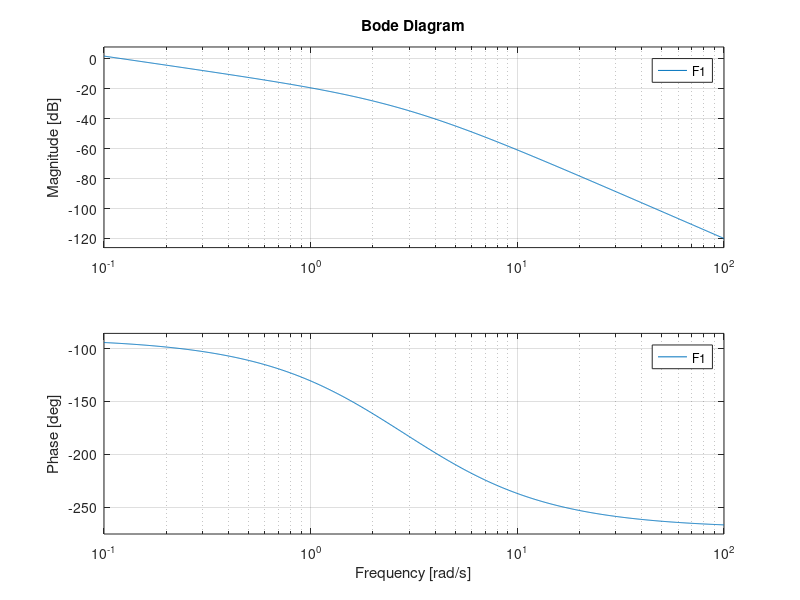
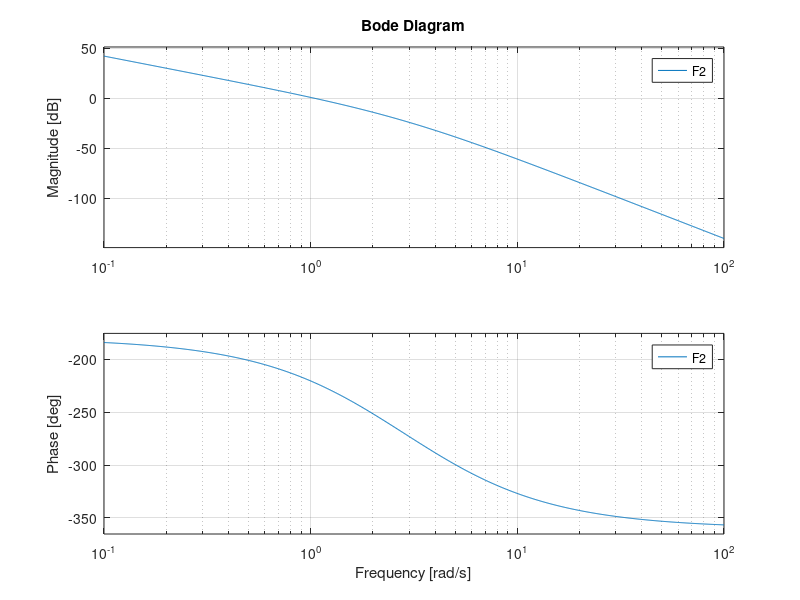
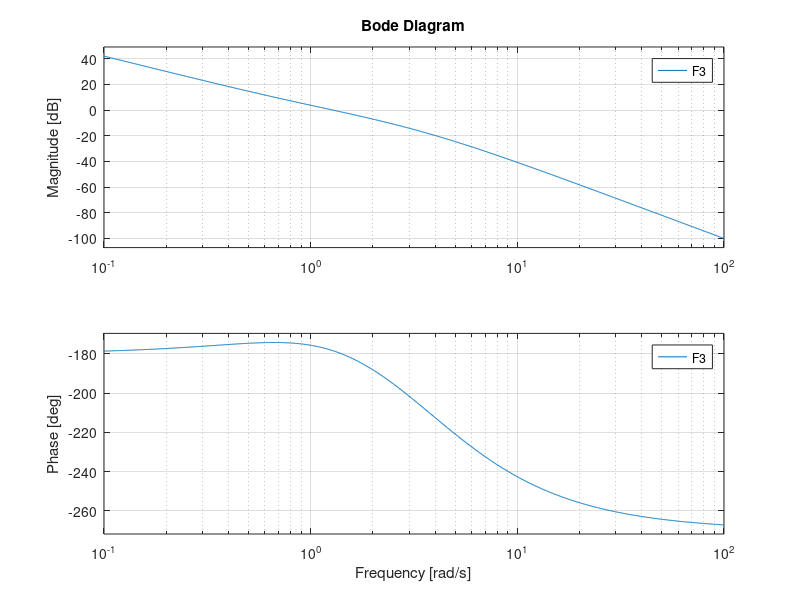

Here is the MATLAB script that generated these plots, in order:
clear variables
close all
s = tf('s');

F1 = 1/(s*(s+2)*(s+4));
Kf1 = dcgain(s*F1)  % calcolo guadagno stazionario
bode(F1);

%%
F2 = 10/s*F1; % E' di tipo 2. Poli in 0(2), -2, -4
Kf2 = dcgain(s^2*F2)
% phi_0 = -90*2 = -180
% phi_inf = -180-90*2 = -360
figure,bode(F2);
% notiamo che il DdB del modulo decresce piu' velocemente e quello della
% fase e' "spostato" di 90 gradi
% Per tracciare il diagramma polare, partiamo da -180 da sopra perché dal
% DdB vediamo che la fase varia da -180 a -360 passando per -270, e
% arriviamo nell'origine con fase -360.
% Il diagramma è come quello di F1 ma ruotato di -90°, il contributo del 10
% al numeratore non è immediatamente apprezzabile.

%%
F3 = F2*(s+1); % la funzione ha uno zero reale negativo in -1, poli reali 
               % in 0(2), -2, -4
Kf3 = dcgain(s^2*F3)
% phi_0 = -90*2 + fase(Kf3) = -180
% phi_inf = -180+90-90*2 = -270   ho un aumento di fase e poi una
% diminuzione, ed e' quello che si vede dal DdB della fase
figure,bode(F3);
% avendo avuto un recupero di fase iniziale dovuto allo zero, nella prima
% parte la fase supera il valore di -180, poi riscende pe reffetto dei due
% poli.
% Il diagramma polare parte da un asintoto a -180 DA SOTTO (il grafico
% della fase va sopra i -180), poi risale e arriva nell'origine dall'alto,
% a 170°. Ho un attraversamento dell'asse reale negativo

